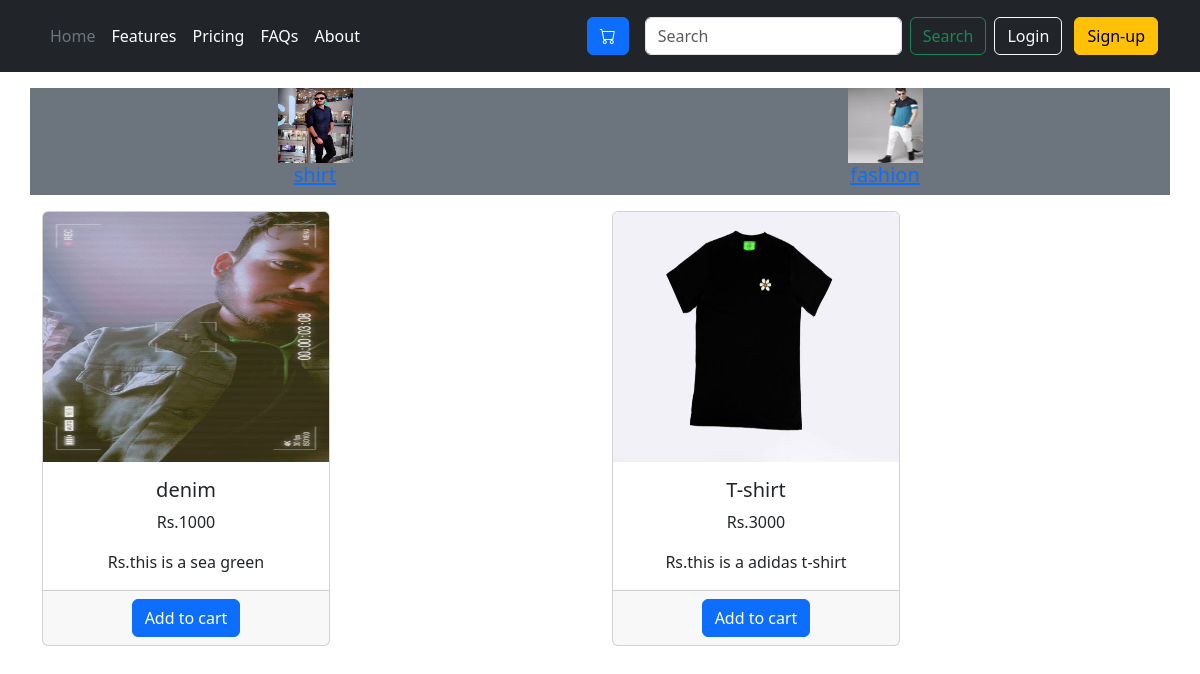
The page / on the database its author committed.
### amazon/models.py (models this page shows, shortened)
class Category(models.Model):
    category_image = models.ImageField(upload_to="uploads/category/")
    category_name = models.CharField(max_length=100,default='',null=True)

class Product(models.Model):
    product_image = models.ImageField(upload_to="uploads/product")
    Product_name = models.CharField(max_length=100,default='',null=True)
    Product_price = models.IntegerField(default=1)
    Product_desc = models.CharField(max_length=100,default='',null=True)
    Product_category = models.ForeignKey(Category,on_delete=models.CASCADE)

### amazon/views.py (the view, shortened to what this page needs)
# urls.py: path("",views.index,name="home"),
def index(request):
    category_obj = Category.objects.all()
    category_id = request.GET.get("category_id")
    search = request.GET.get("search")
    if category_id:
        Product_obj = Product.objects.filter(Product_category=category_id)
    elif search:
        Product_obj = Product.objects.filter(Product_name__icontains=search)
    else:
        Product_obj = Product.objects.all()
    context = {
        "category": category_obj,
        "product": Product_obj,
    }
    return render(request, 'home.html',context=context)

### amazon/templates/home.html (shortened to what this page needs)
{% extends "base.html" %}
{% load cart %}
{% block body %}
<div class="container my-3 bg-secondary">
    <div class="row text-center">
         {% for cat in category  %}
             <div class="col">
                <a href="?category_id={{cat.id}}">
                    <img src="{{cat.category_image.url}}" alt="no image" width=75 height=75>
                  <br>
                  <h5>{{cat.category_name}}</h5>
                </a>
             </div>
         {% endfor %}
    </div>
</div>
<div class="container">
    <div class="row text-center">
        {% for pro in product  %}
             <div class="col">
                  <div class="card" style="width: 18rem;">
                      <img src="{{pro.product_image.url}}" class="card-img-top" alt="..." height=250 width=250>
                        <div class="card-body">
                            <h5 class="card-title">{{pro.Product_name}}</h5>
                                <p class="card-text">Rs.{{pro.Product_price}}</p>
                                <p class="card-text">Rs.{{pro.Product_desc}}</p>
                       </div>
                        <div class="card-footer text-body-secondary">
                            {% if pro|isexistsincart:request.session.cart %}
                                 <div class="row">
                                    <div class="col-2">
                                        <form action="" method="post">
                                              {% csrf_token %}
                                              <input type="text" name="productid" value="{{pro.id}}" hidden>
                                              <input type="text" name="remove" value="{{pro.id}}" hidden>
                                              <input type="submit" value="-" class="btn btn-primary">
                                        </form>
                                    </div>
                                    <div class="col-8">
                                        {{pro|cart_quantity:request.session.cart}}
                                    </div>
                                    <div class="col-2">
                                        <form action="" method="post">
                                                {% csrf_token %}
                                                 <input type="text" name="productid" value="{{pro.id}}" hidden>
                                                 <input type="submit" value="+" class="btn btn-primary">
                                        </form>
                                    </div>
                                 </div>
                            {% else %}
                               <form action="" method="post">
                                            <input type="submit" value="Add to cart" class="btn btn-primary">
                               </form>
                              {% endif %}
                       </div>
                  </div>
             </div>
        {% endfor %}
    </div>
</div>
{% endblock body %}

### amazon/templates/base.html (shortened to what this page needs)
<!doctype html>
<html lang="en">
  <head>
    <link href="https://cdn.jsdelivr.net/npm/bootstrap@5.3.2/dist/css/bootstrap.min.css" rel="stylesheet">
    <link rel="stylesheet" href="https://cdn.jsdelivr.net/npm/bootstrap-icons@1.11.3/font/bootstrap-icons.min.css">
  </head>
  <body>
    <div class="continer">
        <header class="p-3 text-bg-dark">
    <div class="container">
      <div class="d-flex flex-wrap align-items-center justify-content-center justify-content-lg-start">
        <ul class="nav col-12 col-lg-auto me-lg-auto mb-2 justify-content-center mb-md-0">
          <li><a href="{% url "home" %}" class="nav-link px-2 text-secondary">Home</a></li>
          <li><a href="#" class="nav-link px-2 text-white">Features</a></li>
          <li><a href="#" class="nav-link px-2 text-white">Pricing</a></li>
          <li><a href="#" class="nav-link px-2 text-white">FAQs</a></li>
          <li><a href="#" class="nav-link px-2 text-white">About</a></li>
        </ul>
        {% if request.session.cart|length %}
        <a href="{% url "cart" %}" class="btn btn-primary position-relative me-3">
             <i class="bi bi-cart"></i>
              <span class="position-absolute top-0 start-100 translate-middle badge rounded-pill bg-danger">
                {{request.session.cart|length}}
              </span>
            </a>
          {% else %}
                 <button type="button" class="btn btn-primary position-relative me-3">
             <i class="bi bi-cart"></i>
          </button>
          {% endif %}
         <form class="d-flex" role="search">
             <input class="form-control me-2" type="search"  name="search" placeholder="Search" aria-label="Search">
             <button class="btn btn-outline-success me-2" type="submit">Search</button>
         </form>
        <div class="text-end">
          {% if request.session.name %}
              <a href="{% url "logout" %}" class="btn btn-outline-light me-2" >Logout</a>
               <a href="{% url "order" %}" class="btn btn-outline-light me-2" >Order</a>
          {% else %}
          <button type="button" class="btn btn-outline-light me-2" data-bs-toggle="modal" data-bs-target="#login">Login</button>
          <button type="button" class="btn btn-warning" data-bs-toggle="offcanvas" data-bs-target="#signup" aria-controls="offcanvasRight">Sign-up</button>
            {% endif %}
        </div>
      </div>
    </div>
  </header>
    </div>
{% block body %}{% endblock body %}
  </body>
</html>

### rows shown on the page
Category: category_image (picture), category_name "shirt"
Category: category_image (picture), category_name "fashion"
Product: product_image (picture), Product_name "denim", Product_price "1000", Product_desc "this is a sea green"
Product: product_image (picture), Product_name "T-shirt", Product_price "3000", Product_desc "this is a adidas t-shirt"
